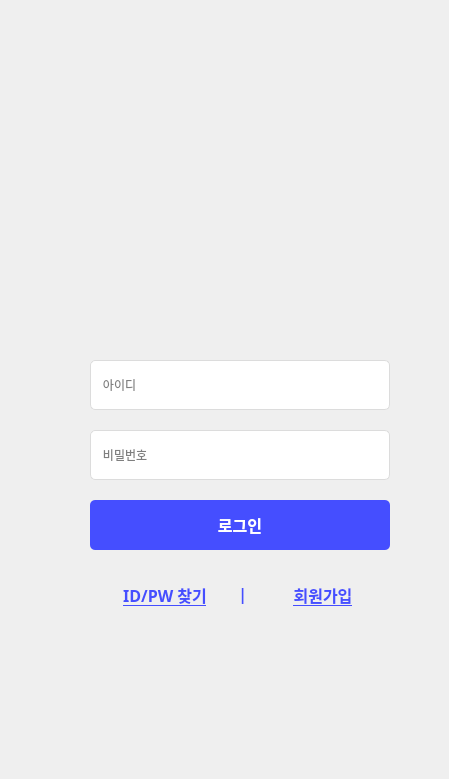
     <widget class="QWidget" name="loginPage">
      <widget class="QPushButton" name="login_logo">
       <property name="geometry">
        <rect>
         <x>55</x>
         <y>40</y>
         <width>380</width>
         <height>290</height>
        </rect>
       </property>
       <property name="cursor">
        <cursorShape>PointingHandCursor</cursorShape>
       </property>
       <property name="text">
        <string/>
       </property>
       <property name="icon">
        <iconset>
         <normaloff>../../../../Downloads/2303220808170960-removebg-preview.png</normaloff>../../../../Downloads/2303220808170960-removebg-preview.png</iconset>
       </property>
       <property name="iconSize">
        <size>
         <width>500</width>
         <height>400</height>
        </size>
       </property>
       <property name="checkable">
        <bool>false</bool>
       </property>
       <property name="checked">
        <bool>false</bool>
       </property>
       <property name="autoDefault">
        <bool>false</bool>
       </property>
       <property name="default">
        <bool>false</bool>
       </property>
       <property name="flat">
        <bool>true</bool>
       </property>
      </widget>
      <widget class="QLineEdit" name="input_login_ID">
       <property name="geometry">
        <rect>
         <x>90</x>
         <y>360</y>
         <width>300</width>
         <height>50</height>
        </rect>
       </property>
       <property name="styleSheet">
        <string notr="true">border: 1px solid rgb(220, 220, 220);
border-radius:5px;</string>
       </property>
       <property name="text">
        <string/>
       </property>
       <property name="placeholderText">
        <string>   아이디</string>
       </property>
      </widget>
      <widget class="QLineEdit" name="input_login_PW">
       <property name="geometry">
        <rect>
         <x>90</x>
         <y>430</y>
         <width>300</width>
         <height>50</height>
        </rect>
       </property>
       <property name="styleSheet">
        <string notr="true">border: 1px solid rgb(220, 220, 220);
border-radius:5px;</string>
       </property>
       <property name="echoMode">
        <enum>QLineEdit::Password</enum>
       </property>
       <property name="placeholderText">
        <string>   비밀번호</string>
       </property>
      </widget>
      <widget class="QPushButton" name="btn_find">
       <property name="geometry">
        <rect>
         <x>90</x>
         <y>570</y>
         <width>150</width>
         <height>50</height>
        </rect>
       </property>
       <property name="font">
        <font>
         <family>맑은 고딕 Semilight</family>
         <pointsize>12</pointsize>
         <italic>false</italic>
         <bold>true</bold>
         <underline>true</underline>
         <strikeout>false</strikeout>
         <stylestrategy>PreferDefault</stylestrategy>
        </font>
       </property>
       <property name="cursor">
        <cursorShape>PointingHandCursor</cursorShape>
       </property>
       <property name="styleSheet">
        <string notr="true">color: rgb(69, 78, 255);</string>
       </property>
       <property name="text">
        <string>ID/PW 찾기</string>
       </property>
       <property name="flat">
        <bool>true</bool>
       </property>
      </widget>
      <widget class="QPushButton" name="btn_login">
       <property name="geometry">
        <rect>
         <x>90</x>
         <y>500</y>
         <width>300</width>
         <height>50</height>
        </rect>
       </property>
       <property name="font">
        <font>
         <family>맑은 고딕 Semilight</family>
         <pointsize>12</pointsize>
         <italic>false</italic>
         <bold>true</bold>
         <underline>false</underline>
         <strikeout>false</strikeout>
         <stylestrategy>PreferDefault</stylestrategy>
        </font>
       </property>
       <property name="cursor">
        <cursorShape>PointingHandCursor</cursorShape>
       </property>
       <property name="styleSheet">
        <string notr="true">color: rgb(255, 255, 255);
background-color: rgb(69, 78, 255);
border-radius:5px;
</string>
       </property>
       <property name="text">
        <string>로그인</string>
       </property>
      </widget>
      <widget class="QPushButton" name="btn_joinPage">
       <property name="geometry">
        <rect>
         <x>248</x>
         <y>570</y>
         <width>150</width>
         <height>50</height>
        </rect>
       </property>
       <property name="font">
        <font>
         <family>맑은 고딕 Semilight</family>
         <pointsize>12</pointsize>
         <bold>true</bold>
         <underline>true</underline>
         <strikeout>false</strikeout>
        </font>
       </property>
       <property name="cursor">
        <cursorShape>PointingHandCursor</cursorShape>
       </property>
       <property name="focusPolicy">
        <enum>Qt::StrongFocus</enum>
       </property>
       <property name="styleSheet">
        <string notr="true">color: rgb(69, 78, 255);</string>
       </property>
       <property name="text">
        <string>회원가입</string>
       </property>
       <property name="flat">
        <bool>true</bool>
       </property>
      </widget>
      <widget class="QLabel" name="label_17">
       <property name="geometry">
        <rect>
         <x>40</x>
         <y>680</y>
         <width>400</width>
         <height>90</height>
        </rect>
       </property>
       <property name="text">
        <string/>
       </property>
      </widget>
      <widget class="QPushButton" name="link">
       <property name="geometry">
        <rect>
         <x>40</x>
         <y>680</y>
         <width>400</width>
         <height>90</height>
        </rect>
       </property>
       <property name="text">
        <string/>
       </property>
       <property name="autoDefault">
        <bool>true</bool>
       </property>
       <property name="flat">
        <bool>true</bool>
       </property>
      </widget>
      <widget class="QLabel" name="label_15">
       <property name="geometry">
        <rect>
         <x>240</x>
         <y>588</y>
         <width>8</width>
         <height>16</height>
        </rect>
       </property>
       <property name="font">
        <font>
         <pointsize>15</pointsize>
        </font>
       </property>
       <property name="styleSheet">
        <string notr="true">color: rgb(69, 78, 255);</string>
       </property>
       <property name="text">
        <string>|</string>
       </property>
      </widget>
      <zorder>label_15</zorder>
      <zorder>login_logo</zorder>
      <zorder>input_login_ID</zorder>
      <zorder>input_login_PW</zorder>
      <zorder>btn_find</zorder>
      <zorder>btn_login</zorder>
      <zorder>btn_joinPage</zorder>
      <zorder>label_17</zorder>
      <zorder>link</zorder>
     </widget>
